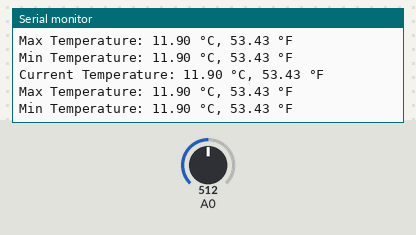
Simulated run of this sketch. Board: Arduino Uno, built with avr-gcc and run on an emulated ATmega328P. Shown: the last lines printed to the serial monitor. Inputs (shaded band) come from the test bench; at power-on: A0 = 512.

Above: at 1.8 s.
1.9 s: A0 set to 716
At 3.0 s:
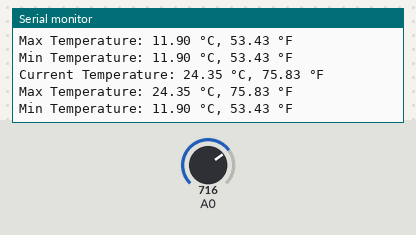
3.4 s: A0 set to 900
At 4.6 s:
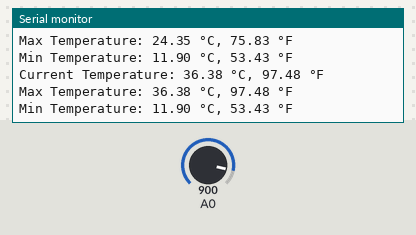
Timing chart, 0 to 6.4 s (numbered marks = the images above; inputs shaded):
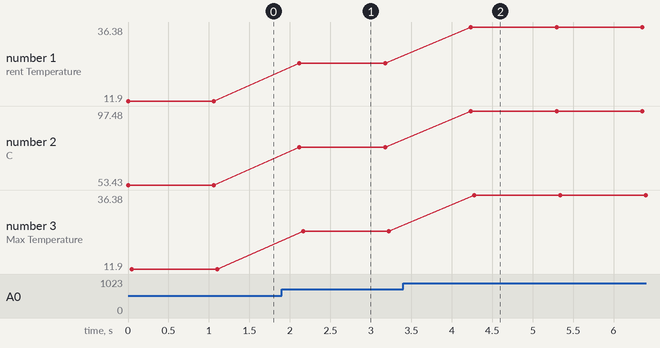

Measured:
- after the input at 1.9 s, the serial monitor: prints a new line after 0.22 s (image 1)
- after the input at 3.4 s, the serial monitor: prints a new line after 0.84 s (image 2)
- plotted number 1: 11.9 → 24.35 after the input at 1.9 s, 24.35 → 36.38 after the input at 3.4 s
- plotted number 2: 53.43 → 75.83 after the input at 1.9 s, 75.83 → 97.48 after the input at 3.4 s
- plotted number 3: 11.9 → 24.35 after the input at 1.9 s, 24.35 → 36.38 after the input at 3.4 s

The sketch:

P7.ino
```cpp
/*Title: Write a program so it displays the temperature in Fahrenheit as well as the maximum and minimum temperatures it has seen.
  Name:- Manav Uttekar
  Roll No:- 71
*/

float temperatureC, temperatureF;
float maxTemp = -1000; // Start with a very low value
float minTemp = 1000;  // Start with a very high value

void setup() {
  Serial.begin(9600);
}

void loop() {
  int a = analogRead(A0); // Read the thermistor value
  float resistance = 10000.0 * (1453.0 / a - 1); // Calculate the resistance
  temperatureC = 1.0 / (log(resistance / 10000.0) / 3950 + 1.0 / 298.15) - 273.15; // Calculate temperature in Celsius

  // Convert to Fahrenheit
  temperatureF = (temperatureC * 9.0 / 5.0) + 32.0;

  // Update max and min temperatures
  if (temperatureC > maxTemp) {
    maxTemp = temperatureC;
  }
  if (temperatureC < minTemp) {
    minTemp = temperatureC;
  }

  // Print the results
  Serial.print("Current Temperature: ");
  Serial.print(temperatureC);
  Serial.print(" °C, ");
  Serial.print(temperatureF);
  Serial.println(" °F");

  Serial.print("Max Temperature: ");
  Serial.print(maxTemp);
  Serial.print(" °C, ");
  Serial.print((maxTemp * 9.0 / 5.0) + 32.0);
  Serial.println(" °F");

  Serial.print("Min Temperature: ");
  Serial.print(minTemp);
  Serial.print(" °C, ");
  Serial.print((minTemp * 9.0 / 5.0) + 32.0);
  Serial.println(" °F");

  delay(1000); // Update every second
}
```
